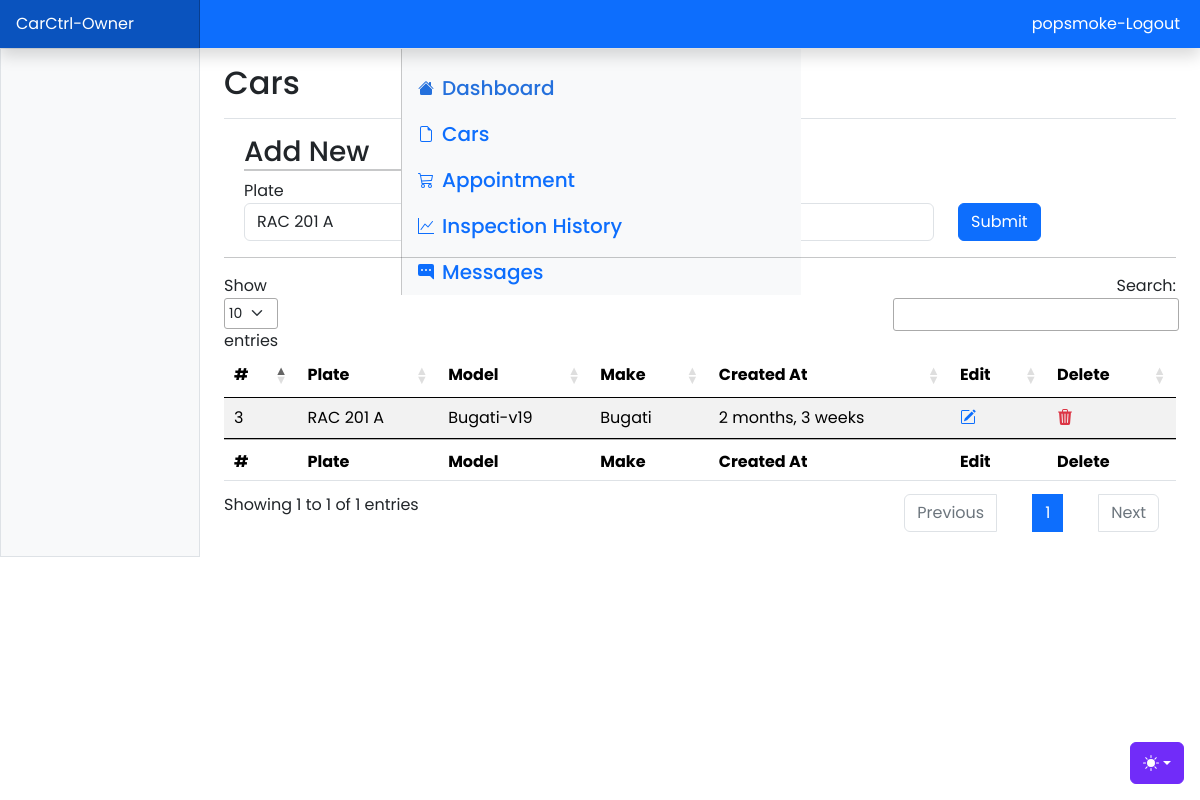
/owner/cars/edit/3/ (signed in), run on the app's committed database.
### App/models.py (models this page shows, shortened)
class User(AbstractUser):
    class Role(models.TextChoices):
        OWNER = "OWNER", "Owner"
        ADMIN = "ADMIN", "Admin"
    base_role = Role.ADMIN
    role = models.CharField(max_length=50, choices=Role.choices)
    phone_number = models.CharField(
        validators=[phone_regex], max_length=13, unique=True, null=True
    )
    address = models.CharField(max_length=100, blank=True)
    groups = models.ManyToManyField(
        "auth.Group",
        related_name="users",
        blank=True,
        verbose_name=_("groups"),
        help_text=_("The groups this user belongs to."),
    )
    user_permissions = models.ManyToManyField(
        Permission,
        related_name="users",
        blank=True,
        verbose_name=_("user permissions"),
        help_text=_("Specific permissions for this user."),
    )

class Car(models.Model):
    owner_id = models.ForeignKey(User, on_delete=models.CASCADE)
    model = models.TextField(max_length=50)
    make = models.TextField(max_length=50)
    plate = models.CharField(validators=[plate_regex], max_length=9, unique=True)
    created_at = models.DateTimeField(auto_now_add=True)
    updated_at = models.DateTimeField(auto_now=True)

### App/views.py (the view, shortened to what this page needs)
# urls.py: path('owner/cars/edit/<int:pk>/', views.owner_cars_edit, name="owner-cars-edit"),
@login_required(login_url='login')
def owner_cars_edit(request, pk):
    car = Car.objects.get(id=pk)
    owner = Owner.objects.get(id = request.user.id)
    cars = Car.objects.filter(owner_id = owner.id)
    form = CarForm()
    if request.user.id == car.owner_id.id:
        form = CarForm(instance=car)
    else:
        messages.error(request, "You dont have permission to perform this action")
    context = {'form': form, 'cars': cars}
    return render(request, 'owner-cars-edit.html', context)

### App/forms.py
class CarForm(forms.ModelForm):
    class Meta:
        model = Car
        fields = '__all__'
        exclude = ['owner_id']
        widgets = {
            'plate': forms.TextInput(attrs={'class': 'form-control'}),
            'model': forms.TextInput(attrs={'class': 'form-control'}),
            'make': forms.TextInput(attrs={'class': 'form-control'}),
            'car_id': forms.Select(attrs={'class': 'form-control'}),
        }

### App/templates/App/owner-cars-edit.html (shortened to what this page needs)
{% load static %}
{% include 'includes/owner-nav.html' %}
<main class="col-md-9 ms-sm-auto col-lg-10 px-md-4">
    <div
        class="d-flex justify-content-between flex-wrap flex-md-nowrap align-items-center pt-3 pb-2 mb-3 border-bottom">
        <h1 class="h2">Cars</h1>
    </div>
    <div class="container-fluid m-2">
        <h3 style="border-bottom: 2px solid #c7c8c9; width: 160px;">Add New</h3>
        <form method="post">
            <div class="row">
                <div class="col">
                    <label for="inlineGridName" class="sr-only">Plate</label>
                    {{form.plate}}
                </div>
                <div class="col">
                    <label for="inlineGridEmail" class="sr-only">Model</label>
                </div>
                <div class="col">
                    <label for="inlineGridEmail" class="sr-only">Make</label>
                    {{form.make}}
                </div>
                <div class="col pt-4">
                    <button type="submit" class="btn btn-primary">Submit</button>
                </div>
            </div>
        </form>
    </div>
    <hr>
    <table id="myTable" class="table table-striped" style="width:100%">
        <thead>
            <tr>
                <th>#</th>
                <th>Plate</th>
                <th>Model</th>
                <th>Make</th>
                <th>Created At</th>
                <th>Edit</th>
                <th>Delete</th>
            </tr>
        </thead>
        <tbody>
            {% for car in cars %}
        <tr>
            <td>{{car.id}}</td>
            <td>{{car.plate}}</td>
            <td>{{car.model}}</td>
            <td>{{car.make}}</td>
            <td>{{car.created_at | timesince}}</td>
            <td><a href="#" class="text-primary">
                    </a></td>
            <td><a href="#" class="text-danger" onclick="return confirm('Are you sure delete?');"></a></td>
        </tr>
        {% endfor %}
        </tbody>
        <tfoot>
            <tr>
                <th>#</th>
                <th>Plate</th>
                <th>Model</th>
                <th>Make</th>
                <th>Created At</th>
                <th>Edit</th>
                <th>Delete</th>
            </tr>
        </tfoot>
    </table>
</main>
{% include 'includes/owner-footer.html' %}

### App/templates/App/includes/owner-nav.html (shortened to what this page needs)
{% load static %}
<!doctype html>
<html lang="en" data-bs-theme="auto">
<head>
  <link rel="stylesheet" href="https://cdn.datatables.net/1.13.5/css/jquery.dataTables.min.css" />
    <link href="https://stackpath.bootstrapcdn.com/bootstrap/5.1.0/css/bootstrap.min.css" rel="stylesheet">
  <link href="{% static 'assets/dist/css/bootstrap.min.css'%}" rel="stylesheet">
  <link href="https://cdn.jsdelivr.net/npm/bootstrap-icons@1.10.5/font/bootstrap-icons.min.css" rel="stylesheet">
  <link href="{% static 'assets/css/dashboard.css'%}" rel="stylesheet">
</head>
<body>
  <div class="dropdown position-fixed bottom-0 end-0 mb-3 me-3 bd-mode-toggle">
    <button class="btn btn-bd-primary py-2 dropdown-toggle d-flex align-items-center" id="bd-theme" type="button"
      aria-expanded="false" data-bs-toggle="dropdown" aria-label="Toggle theme (auto)">
      <svg class="bi my-1 theme-icon-active" width="1em" height="1em">
        <use href="#circle-half"></use>
      </svg>
    </button>
  </div>
  <header class="navbar sticky-top bg-primary flex-md-nowrap p-0 shadow" data-bs-theme="dark">
    <a class="navbar-brand col-md-3 col-lg-2 me-0 px-3 fs-6 text-white" href="/">CarCtrl-Owner</a>
    <a href="{% url 'logoutAc' %}" class="text-white" style="padding-right: 20px; text-decoration: none;">{{ user.username }}-Logout</a>
  </header>
  <div class="container-fluid">
    <div class="row">
      <div class="sidebar border border-right col-md-3 col-lg-2 p-0 bg-body-tertiary">
        <div class="offcanvas-md offcanvas-end bg-body-tertiary" tabindex="-1" id="sidebarMenu"
          aria-labelledby="sidebarMenuLabel">
          <div class="offcanvas-body d-md-flex flex-column p-0 pt-lg-3 overflow-y-auto">
            <ul class="nav flex-column">
              <li class="nav-item">
                <a class="nav-link d-flex align-items-center gap-2 active" aria-current="page"
                  href="{% url 'owner-home' %}">
                  <svg class="bi">
                    <use xlink:href="#house-fill" />
                  </svg>
                  Dashboard
                </a>
              </li>
              <li class="nav-item">
                <a class="nav-link d-flex align-items-center gap-2" href="{% url 'owner-cars' %}">
                  <svg class="bi">
                    <use xlink:href="#file-earmark" />
                  </svg>
                  Cars
                </a>
              </li>
              <li class="nav-item">
                <a class="nav-link d-flex align-items-center gap-2" href="{% url 'owner-appointment' %}">
                  <svg class="bi">
                    <use xlink:href="#cart" />
                  </svg>
                  Appointment
                </a>
              </li>
              <li class="nav-item">
                <a class="nav-link d-flex align-items-center gap-2" href="{% url 'owner-inspection' %}">
                  <svg class="bi">
                    <use xlink:href="#graph-up" />
                  </svg>
                  Inspection History
                </a>
              </li>
              <li class="nav-item">
                <a class="nav-link d-flex align-items-center gap-2" href="{% url 'owner-notifications' %}">
                  Messages
                </a>
              </li>
            </ul>
          </div>
        </div>
      </div>

### static/assets/css/dashboard.css (style rules this page uses)
body { margin: 0; font-family: 'Poppins', sans-serif; background-color: #fff; }
.bi { display: inline-block; width: 1rem; height: 1rem; }
.sidebar .nav-link { font-size: 20px; font-weight: 500; }
.sidebar .nav-link.active { color: #2470dc; }
.navbar-brand { padding-top: .75rem; padding-bottom: .75rem; background-color: rgba(0, 0, 0, .25); box-shadow: inset -1px 0 0 rgba(0, 0, 0, .25); }

### App/templates/App/includes/owner-nav.html (style rules this page uses)
.bi { vertical-align: -.125em; fill: currentColor; }
.btn-bd-primary { --bd-violet-bg: #712cf9; --bd-violet-rgb: 112.520718, 44.062154, 249.437846; --bs-btn-font-weight: 600; --bs-btn-color: var(--bs-white); --bs-btn-bg: var(--bd-violet-bg); --bs-btn-border-color: var(--bd-violet-bg); --bs-btn-hover-color: var(--bs-white); --bs-btn-hover-bg: #6528e0; --bs-btn-hover-border-color: #6528e0; --bs-btn-focus-shadow-rgb: var(--bd-violet-rgb); --bs-btn-active-color: var(--bs-btn-hover-color); --bs-btn-active-bg: #5a23c8; --bs-btn-active-border-color: #5a23c8; }
.bd-mode-toggle { z-index: 1500; }

### data on the page
User: username "popsmoke"
Car: plate "RAC 201 A", make "Bugati", id "3", model "Bugati-v19", created_at "2 months, 3 weeks"
